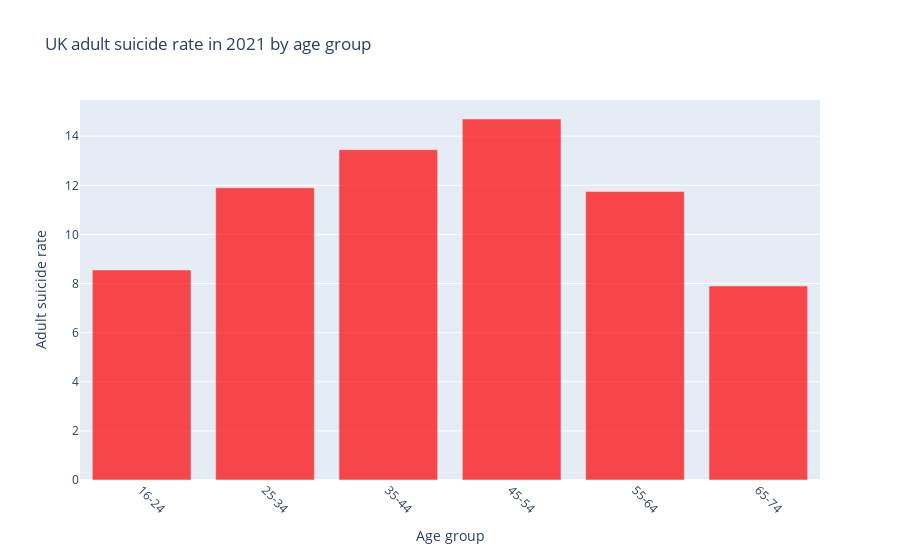

Write notebook code for a chart like this one.
### Code cell
fig = go.Figure()

fig.add_trace(go.Bar(
    x=age_group,
    y=suicide_rate_age,
    marker_color='rgba(255, 0, 0, 0.7)'  # Adjust the RGB values and alpha as needed
))

fig.update_layout(
    xaxis_title="Age group",
    yaxis_title="Adult suicide rate",
    title="UK adult suicide rate in 2021 by age group",
    xaxis=dict(tickangle=45),
)

fig.show()

### Figure 1 — Plotly figure (JSON) as saved in the notebook; plotly's stock layout.template omitted (floating-point values rounded to 4 significant figures)
{"data": [{"marker": {"color": "rgba(255, 0, 0, 0.7)"}, "type": "bar", "x": ["16-24", "25-34", "35-44", "45-54", "55-64", "65-74"], "y": [8.55, 11.9, 13.45, 14.7, 11.75, 7.9]}], "layout": {"title": {"text": "UK adult suicide rate in 2021 by age group"}, "xaxis": {"tickangle": 45, "title": {"text": "Age group"}}, "yaxis": {"title": {"text": "Adult suicide rate"}}}}
